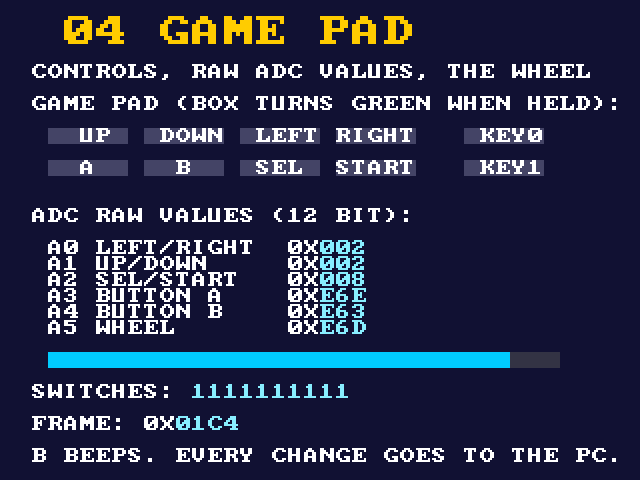
#> input picture assets/hero.png, 640 x 480 px
$ python img2rom.py ../assets/hero.png out.png
#> lines starting #> are read from the running program, lines starting #| are printed output that depends on the picture
"""Turn an image into ROM contents for the DE10-Lite screen (12-bit RGB444, one word per pixel, row by row).

  python scripts/img2rom.py <image.png> <out_base> [--size WxH] [--transparent RRGGBB]

Writes <out_base>.hex (for $readmemh in an inferred ROM) and <out_base>.mif (for the altsyncram ROM IP and the
In-System Memory Content Editor), plus <out_base>_preview.png showing the image after the cut to 12-bit colour.
--transparent: pixels of this colour become 0x000 and the design treats 0x000 as "see-through".
Needs Pillow (in requirements.txt).
"""
import argparse
import os

from PIL import Image


def to_words(img, transparent=None):
    words = []
    pixels = img.get_flattened_data() if hasattr(img, "get_flattened_data") else img.getdata()
    for (r, g, b, *a) in pixels:
        if (a and a[0] < 128) or (transparent and (r, g, b) == transparent):
            words.append(0x000)
            continue
        w = ((r >> 4) << 8) | ((g >> 4) << 4) | (b >> 4)
        words.append(w if w else 0x111)		# real black stays visible (0x000 means transparent)
    return words


def write(base, words, w, h):
    with open(base + ".hex", "w", newline="\n") as f:
        f.write("".join(f"{x:03X}\n" for x in words))
    with open(base + ".mif", "w", newline="\n") as f:
        f.write(f"-- {os.path.basename(base)}: {w}x{h} RGB444, row by row, made by scripts/img2rom.py\n")
        f.write(f"WIDTH = 12;\nDEPTH = {len(words)};\nADDRESS_RADIX = HEX;\nDATA_RADIX = HEX;\nCONTENT BEGIN\n")
        f.write("".join(f"  {i:X} : {x:03X};\n" for i, x in enumerate(words)))
        f.write("END;\n")
    prev = Image.new("RGB", (w, h))
    prev.putdata([((x >> 8) * 17, ((x >> 4) & 15) * 17, (x & 15) * 17) for x in words])
    prev.resize((w * 4, h * 4), Image.NEAREST).save(base + "_preview.png")


if __name__ == "__main__":
    ap = argparse.ArgumentParser()
    ap.add_argument("image")
    ap.add_argument("out_base")
    ap.add_argument("--size", default=None, help="resize first, e.g. 64x64")
    ap.add_argument("--transparent", default=None, help="RRGGBB colour to make see-through")
    a = ap.parse_args()
    img = Image.open(a.image).convert("RGBA")
    if a.size:
        img = img.resize(tuple(int(v) for v in a.size.lower().split("x")), Image.LANCZOS)
    t = tuple(int(a.transparent[i:i + 2], 16) for i in (0, 2, 4)) if a.transparent else None
    words = to_words(img, t)
#> after the loop in to_words, `for (r, g, b, *a) in pixels:`: words = 307200 items
#> words = 307200 items
    write(a.out_base, words, img.width, img.height)
#> in write, `prev = Image.new("RGB", (w, h))`: prev: PIL image 640x480 RGB; every value is 0
#> in write, prev is the input picture: PIL image 640x480 RGB; mean R, G, B 41.9, 47.2, 75.4
#> in write, `prev.resize((w * 4, h * 4), Image.NEAREST).save(base + "_preview.png")`:
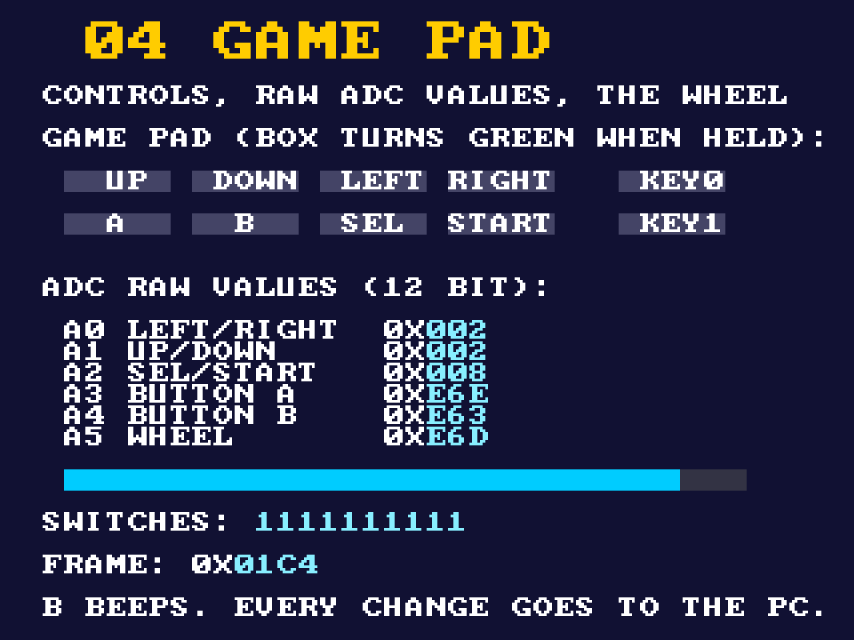
#> saved as out.png_preview.png: PIL image 2560x1920 RGB (shown at 1/3 size); mean R, G, B 41.9, 47.2, 75.4
    print(f"OK: {a.out_base}.hex/.mif ({img.width}x{img.height}, {len(words)} words of 12 bits = {len(words) * 12} bits)")
#| OK: out.png.hex/.mif (640x480, 307200 words of 12 bits = 3686400 bits)
